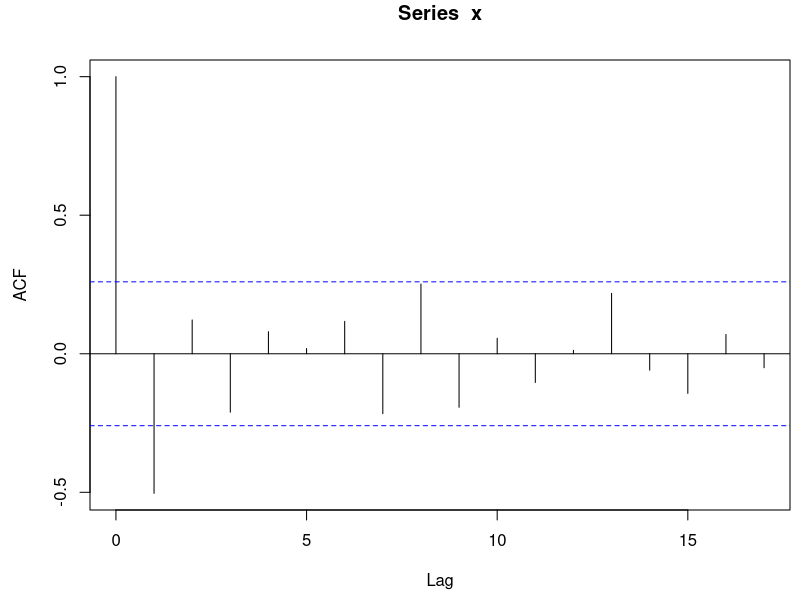
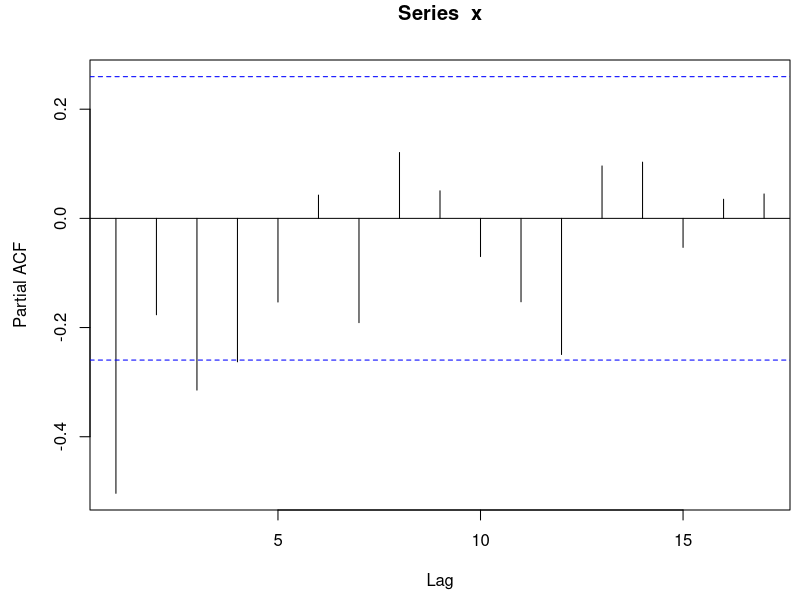
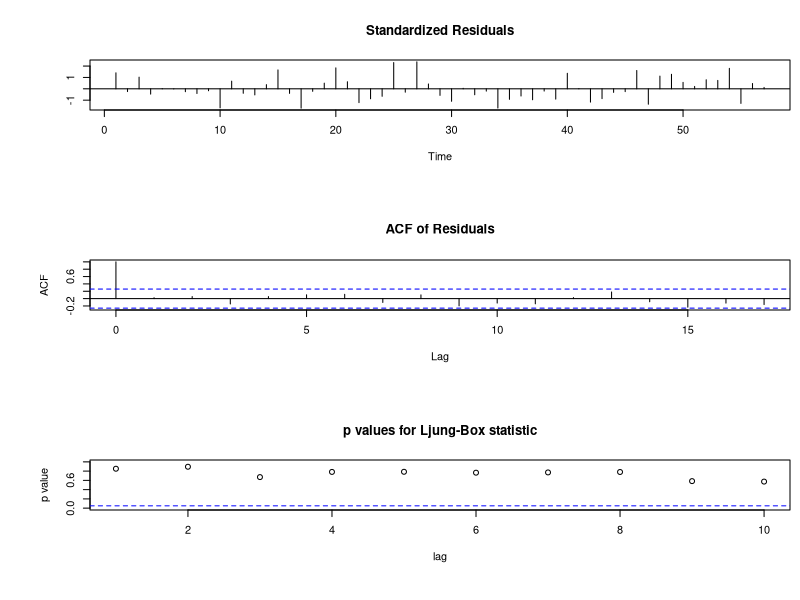
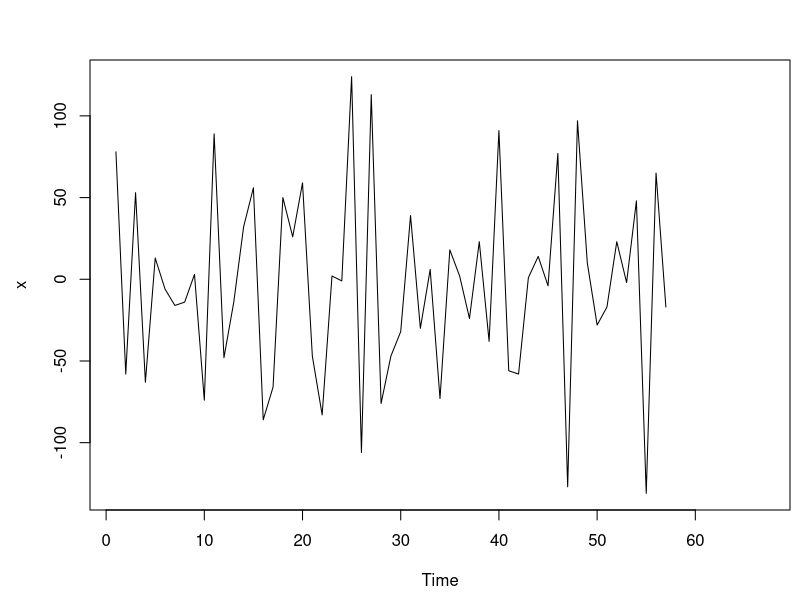

Write R code to recreate these figures, in order. (Note: this script raises an error after producing the figures.)
x <- scan("overshort.data")
x <- ts(x)
par(mai=c(0.9,0.9, 0.6, 0.1))
acf(x)
pacf(x)

savePlot("overshort", type="eps")

(x.arima<- arima(x, order = c(0,0,1)))

c <- x.arima$coef
sd <-sqrt(diag(x.arima$var.coef)) 
A <- rbind(c, c - 2*sd, c + 2*sd) 
rownames(A) <- c("coef", "lwr", "upr")

tsdiag(x.arima)

plot(x, xlim=c(1,67))
x.pre<-predict(x.arma, n.ahead=10)
lines(x.pre$pred, lty=5, col=2)
lines(x.pre$pred-x.pre$se, lty=5, col=4)
lines(x.pre$pred+x.pre$se, lty=5, col=4)
